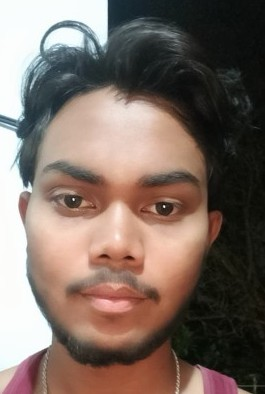
#> input picture dataset/Anshuman/0.jpg, 265 x 394 px
$ python -i recognize2.py   (imports and definitions only)
#> lines starting #> are read from the running program, lines starting #| are printed output that depends on the picture
#> further down, picture is the input picture: shape (394, 265, 3); mean B, G, R 98.6, 107.3, 123.8
import cv2
import pickle
import numpy as np
import face_recognition
from datetime import datetime

# ==============================
# LOAD TRAINED ENCODINGS
# ==============================

ENCODING_PATH = r"C:\Users\chand\Documents\Projects\Face-Recognize-Model\3. Models\backend\encodings.pkl"

# [2 lines not run here, left out]

# ==============================
# SETTINGS
# ==============================

THRESHOLD = 0.48

attendance = set()

# ==============================
# CLAHE FUNCTION
# ==============================

def apply_clahe(image):

    lab = cv2.cvtColor(image, cv2.COLOR_BGR2LAB)
#> lab: shape (394, 265, 3); mean of channels 0, 1, 2 114.2, 133.4, 135.4

    l, a, b = cv2.split(lab)
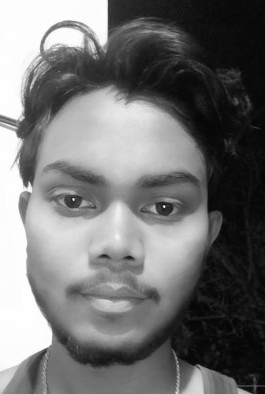
#> l: shape (394, 265); min 2, max 255, mean 114.2
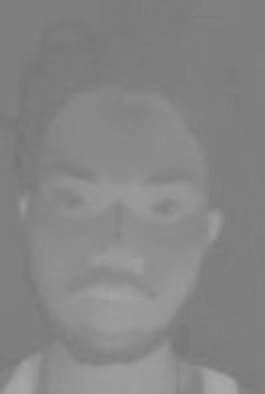
#> a: shape (394, 265); min 118, max 167, mean 133.4

    clahe = cv2.createCLAHE(
        clipLimit=2.0,
        tileGridSize=(8, 8)
    )

    l = clahe.apply(l)
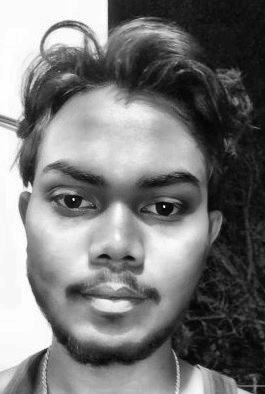
#> l: shape (394, 265); min 2, max 255, mean 119.9

    enhanced = cv2.merge((l, a, b))
#> enhanced: shape (394, 265, 3); mean of channels 0, 1, 2 119.9, 133.4, 135.4

    return cv2.cvtColor(
        enhanced,
        cv2.COLOR_LAB2BGR
    )
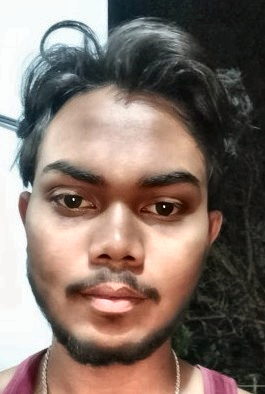
#> returned value: shape (394, 265, 3); mean B, G, R 104.1, 112.8, 129.1

# ==============================
# ATTENDANCE FUNCTION
# ==============================

def mark_attendance(name):

    if name not in attendance:

        attendance.add(name)

        now = datetime.now()

        date = now.strftime("%d-%m-%Y")
        time = now.strftime("%H:%M:%S")

        CSV_PATH = r"C:\Users\chand\Documents\Projects\Face-Recognize-Model\3. Models\backend\attendance.csv"

        with open(CSV_PATH, "a") as f:
            f.write(f"{name},{date},{time}\n")

        print("✅ Attendance Saved:", name)

# ==============================
# START CAMERA
# ==============================

# [8 lines not run here, left out]

frame_count = 0

# ==============================
# MAIN LOOP
# ==============================

# [118 lines not run here, left out]

>>> import cv2
>>> picture = cv2.imread('../dataset/Anshuman/0.jpg')
>>> result = apply_clahe(picture)

$ run again, on dataset/Anshuman/1.jpg
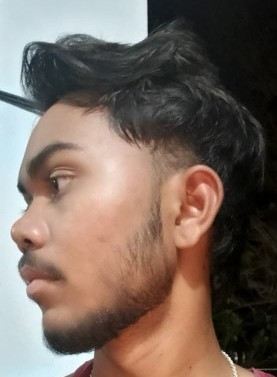
#> input picture dataset/Anshuman/1.jpg, 277 x 377 px
#> picture is the input picture: shape (377, 277, 3); mean B, G, R 94.5, 103.9, 119.9
#> lab: shape (377, 277, 3); mean of channels 0, 1, 2 111.5, 133.2, 135.8
#> in apply_clahe, `l, a, b = cv2.split(lab)`:
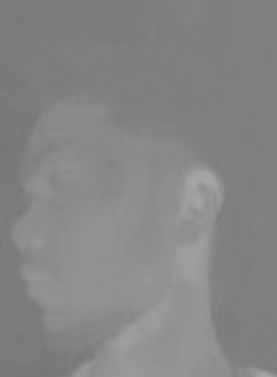
#> a: shape (377, 277); min 119, max 167, mean 133.2
#> enhanced: shape (377, 277, 3); mean of channels 0, 1, 2 118.9, 133.2, 135.8
#> in apply_clahe, `return cv2.cvtColor( enhanced, cv2.COLOR_LAB2BGR )`:
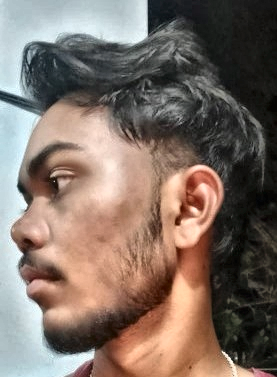
#> returned value: shape (377, 277, 3); mean B, G, R 101.5, 111, 126.9

$ run again, on dataset/Anshuman/2.jpg
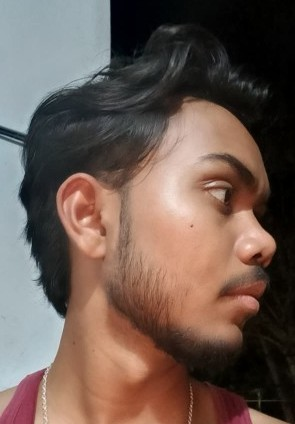
#> input picture dataset/Anshuman/2.jpg, 295 x 424 px
#> picture is the input picture: shape (424, 295, 3); mean B, G, R 81.3, 90.1, 109
#> lab: shape (424, 295, 3); mean of channels 0, 1, 2 99.1, 134.7, 136.1
#> in apply_clahe, `l = clahe.apply(l)`:
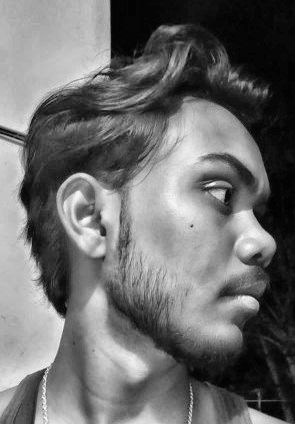
#> l: shape (424, 295); min 1, max 250, mean 108.6
#> enhanced: shape (424, 295, 3); mean of channels 0, 1, 2 108.6, 134.7, 136.1
#> in apply_clahe, `return cv2.cvtColor( enhanced, cv2.COLOR_LAB2BGR )`:
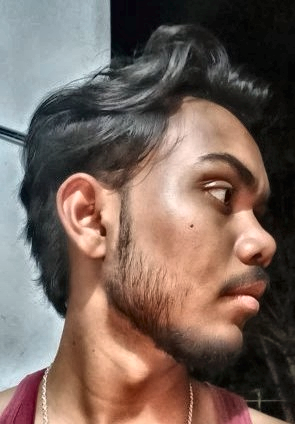
#> returned value: shape (424, 295, 3); mean B, G, R 90.8, 99.6, 118.7
